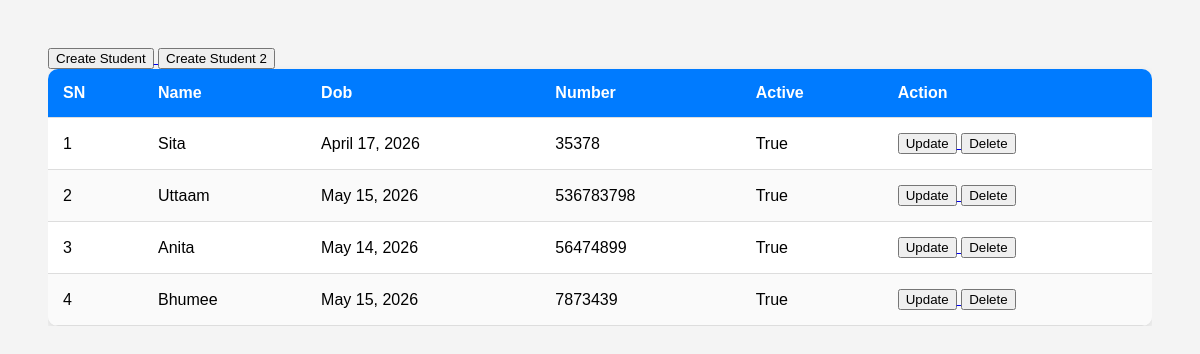
Before: /home/student_list with the older database file.
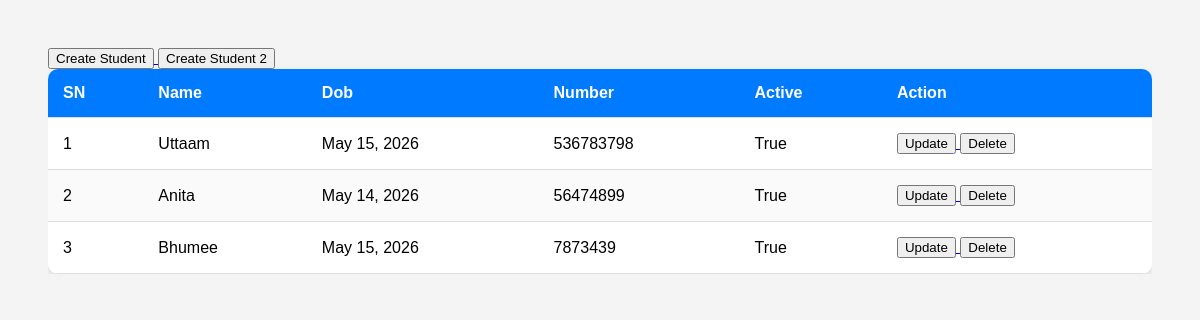
After: the same page with the newer database file.
### home/models.py (models this page shows, shortened)
class Student(models.Model):
    name=models.CharField(max_length=100, null=True, blank=True,
        help_text="student full name", verbose_name="Student Name")
    dob=models.DateField()
    number=models.PositiveIntegerField(default=0)
    is_active=models.BooleanField(default=True)
    class Meta:
        db_table="student"

### home/views.py (the view)
# urls.py: path('student_list', student_list,name="student"),
def student_list(request):
    student=Student.objects.all() # list ma
    context = {
        "student":student
    }
    return render(request,'student/index.html', context)

### home/templates/student/index.html (shortened to what this page needs)
<!DOCTYPE html>
<html lang="en">
<head>
</head>
<body>
  <div class="table-container">
    <a href="/home/student_create"> <button> Create Student </button> </a>
   <a href="{% url 'create2' %}">  <button > Create Student 2 </button> </a>
    <table>
      <thead>
        <tr>
          <th>SN</th>
          <th>Name</th>
          <th>Dob</th>
          <th>Number</th>
          <th> Active</th>
          <th> Action </th>
        </tr>
      </thead>
      <tbody>
        {% for i in student %}
        <tr>
          <td>{{forloop.counter}}</td>
          <td>{{i.name}}</td>
          <td>{{i.dob}}</td>
          <td>{{i.number}}</td>
          <td>{{i.is_active}}</td>
          <td>
             <a href="{% url 'update' i.id %}">  <button > Update</button> </a>
             <a href="{% url 'delete' i.id %}""> <button> Delete </button> </a>
        </td>
        </tr>
        {% endfor %}
      </tbody>
    </table>
  </div>
</body>
</html>

Changed rows visible on the page:
removed Student: name "Sita", dob "April 17, 2026", number "35378", is_active "True"
